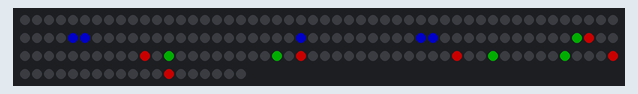
Recording of a sketch running on a simulated Arduino Uno, built with avr-gcc and run on an emulated ATmega328P. Parts: 169 RGB LEDs in strip order, left to right, continuing on the next row. Dim RGB values are drawn brighter than linear; the local clock reads 2024-03-15 10:24:30 at power-on unless the sketch sets it.

Above: at 0.1 s.

The sketch:

IEEE_clock.ino
```cpp
/*
  This code is for an led matrix clock. The leds should be in a square with then lenth of the size being odd. The realtime clock used here is set up as a 24 hour clock.
  note 45 degree angles on the matrix are skiped on the clock. this is to evenly ditribute leds and have each tick actually represent a second
  08/29/2016
*/
#include <Adafruit_NeoPixel.h>
#include <Wire.h>// allows comunication over I2C
#include "RTClib.h"//Real time clock

#define SIZE 13 //Demention of led matrix
#define LED_COUNT pow(SIZE,2)
#define PIN 4//pin that the matrix reads
#define BACKGROUND_COLOR  0x00000//off
#define HOUR_COLOR    0x000064
#define MINUTE_COLOR  0x003200
#define SECONDS_COLOR 0x640000
#define SMILE_COLOR  0x281700

RTC_DS1307 RTC;
Adafruit_NeoPixel leds = Adafruit_NeoPixel(LED_COUNT, PIN, NEO_GRB + NEO_KHZ800); // Create an instance of the Adafruit_NeoPixel class called "leds".

void setup()
{

    Serial.begin(57600);
    Wire.begin();
    RTC.begin();


    // following line sets the RTC to the date & time when this sketch was compiled
    //It must be commented out after setting the time then reuploaded, otherwise the clock will reset if the arduino loses power
   // RTC.adjust(DateTime(__DATE__, __TIME__));

    leds.begin();  // Call this to start up the LED strip.
}

void loop()
{
  DateTime now = RTC.now();
 /* the following section of code displays the date and time according to the real time clock.

    Serial.print(now.year(), DEC);
    Serial.print('/');
    Serial.print(now.month(), DEC);
    Serial.print('/');
    Serial.print(now.day(), DEC);
    Serial.print(' ');
    Serial.print(now.hour(), DEC);
    Serial.print(':');
    Serial.print(now.minute(), DEC);
    Serial.print(':');
    Serial.print(now.second(), DEC);
    Serial.println();
    Serial.println();
 */
   clr(); // The clr function set up the matrix. It also has to be called before any changes to the matrix to clear out the exhisting display
   sec_hand(now.second()); //The sec_hand function displays the second hand of the anolog clock
   min_hand(now.minute()); //The min_hand function displays the minute hand of the anolog clock
   hour_hand(now.hour());  //The hour_hand function displays the hour hand of the anolog clock
   if(now.minute()==0&&now.second()==0) //at the start of every hour the popup function is called
   {
     popups(now.hour());//Pop up function shows a display, curently fed hours to change the eyes based on the time
   }
    leds.show(); //The display will not change until this call is made

}

void sec_hand(double seconds)
{
  int x=0, y=0, i=0, size_changed=0;
  double led_dim=0;
  for(i=0;i<SIZE-1;i=i+2) // this loop runs a total of the amount of leds from the center of the outer most square.
  {
   size_changed=SIZE-i; // size_change is the parimiter of the square and every square inside of it
   led_dim=(size_changed-1)/2; //led_dim is the number of leds in the square to go from the center out at a 90 degree angle
    /*
      The next block of if statements handle all the parts of time. The time is divided up into the 4 15 second position (0, 15, 30, 45) each of those are purpendicular
      lines from the center of the square to the edge. There are 8 more section (1-7, 8-14, 16-22, 23-29, 31-37, 38-44, 46-52, 53-59) The matrix is a cordinate plane when
      the hand is between 0 and 7 y is a constant value of the highest y value possible on that particular square. This also applies for x between 8 and 22, y is the negative
      of this value between 23 to 37, x is a negative of this value for 38 to 52 seconds, and y is this value for 53 to 59 seconds. For the value that is not a constant in each section the
      equation is round((led_dim-1)/7*(seconds-offset)) offset is the one less than the lowest value of seconds for each section, the rest of the funtion is a ratio of leds to seconds
      per section of the square multiplied by the amount of seconds passed in that particular section. There is also a modifier of the led_dim which starts the the hand position in the right spot
      based on its last position.
    */
    if (seconds<=7){
      x=round((led_dim-1)/7*seconds);
      y=led_dim;
    }
    if (seconds>=8&&seconds<=14){
      x=led_dim;
      y=-round((led_dim-1)/7*(seconds-7))+led_dim;
    }
    if (seconds==15){
      x=led_dim;
      y=0;
    }
    if (seconds>=16&&seconds<=22){
      x=led_dim;
      y=-round((led_dim-1)/7*(seconds-15));
    }
     if (seconds>=23&&seconds<=29){
      x=-round((led_dim-1)/7*(seconds-22))+led_dim;
      y=-led_dim;
    }
    if (seconds==30){
      x=0;
      y=-led_dim;
    }
     if (seconds>=31&&seconds<=37){
      x=-round((led_dim-1)/7*(seconds-30));
      y=-led_dim;
    }
    if (seconds>=38&&seconds<=44){
      x=-led_dim;
      y=round((led_dim-1)/7*(seconds-37))-led_dim;
    }
     if (seconds==45){
      x=-led_dim;
      y=0;
    }
    if (seconds>=46&&seconds<=52){
      x=-led_dim;
      y=round((led_dim-1)/7*(seconds-45));
    }
    if (seconds>=53){
      x=round((led_dim-1)/7*(seconds-52))-led_dim;
      y=led_dim;
    }
    leds.setPixelColor(plane(x,y), SECONDS_COLOR);
 }
}

void min_hand(int minutes)
{
  int x=0, y=0, i=0, size_changed=0, shortener=0;
  double led_dim=0;
  for(i=0;i<SIZE-3;i=i+2)
  {
   size_changed=SIZE-i; // size_change is the parimiter of the square and every square inside of it
   shortener=size_changed-1;
   led_dim=(shortener-1)/2; //led_dim is the number of leds in the square to go from the center out at a 90 degree angle

    if (minutes<=7){
      x=round((led_dim-1)/7*minutes);
      y=led_dim;
    }
    if (minutes>=8&&minutes<=14){
      x=led_dim;
      y=led_dim-round((led_dim-1)/7*(minutes-7));
    }
    if (minutes==15){
      x=led_dim;
      y=0;
    }
    if (minutes>=16&&minutes<=22){
      x=led_dim;
      y=-round((led_dim-1)/7*(minutes-15));
    }
     if (minutes>=23&&minutes<=29){
      x=led_dim-round((led_dim-1)/7*(minutes-22));
      y=-led_dim;
    }
    if (minutes==30){
      x=0;
      y=-led_dim;
    }
     if (minutes>=31&&minutes<=37){
      x=-round((led_dim-1)/7*(minutes-30));
      y=-led_dim;
    }
    if (minutes>=38&&minutes<=44){
      x=-led_dim;
      y=-led_dim+round((led_dim-1)/7*(minutes-37));
    }
     if (minutes==45){
      x=-led_dim;
      y=0;
    }
    if (minutes>=46&&minutes<=52){
      x=-led_dim;
      y=round((led_dim-1)/7*(minutes-45));
    }
    if (minutes>=53){
      x=-led_dim+round((led_dim-1)/7*(minutes-52));
      y=led_dim;
    }
    leds.setPixelColor(plane(x,y), MINUTE_COLOR);
 }
}

void hour_hand(int hours)
{
  int x=0, y=0, n=0, dim=0, i=0, side_changed, fade;
  side_changed=SIZE-4;
  if(hours>12) //This takes a 24 hours clock and and turns it to a 12 hour clock.
  {
    hours=hours-12;
  }
  if(hours==0)
  {
    hours=12;
  }
  for(i=0;i<(side_changed+1)/2;i++)
  {
    dim=side_changed-i*2;
    n=(dim-1)/2;
     if (hours==1)
     {
       y=n;
       x=(hours)*(dim*4-2)/12;
     }
     if (hours>=2&&hours<=4)
     {
       x=n;
       y=-(hours-3)*(dim*4-2)/12;
     }
     if (hours>=5&&hours<=7)
     {
       x=-(hours-6)*(dim*4-2)/12;
       y=-n;
     }

     if (hours>=8&&hours<=10)
     {
       x=-n;
       y= (hours-9)*(dim*4-2)/12;
     }
     if (hours>=11)
     {
       y=n;
       x=(hours-12)*(dim*4-2)/12;
     }
  leds.setPixelColor(plane(x,y), HOUR_COLOR);

  }
}


int plane(int x, int y) //This function turns the matrix into a cartisean plane with the center led (0,0), n is the actual psosition of each led and led_array is the cordinate plane.
{
  int i=0, j=0, n=0, adder=0;
  int led_array[SIZE][SIZE];
    for(i=SIZE-1;i>=0;i--)
    {
       if(i%2==0) //this part acounds for stirps laid out in a z like patern (left to right then right to left)
        {
           for(j=0;j<SIZE;j++)
           {
             led_array[i][j]=n;
             n++;
           }
         }
       else
      {

        for(j=SIZE-1;j>=0;j--)
        {
          led_array[i][j]=n;
          n++;
         }
       }
    }
    adder=(SIZE-1)/2;
    x=x+adder;
    y=y+adder;
    return (led_array[y][x]);
}

void clr()
{
  int i=0;
  for(i=0;i<LED_COUNT;i++)
  {
    leds.setPixelColor(i, BACKGROUND_COLOR);
  }
}
void popups(int hour)
{
  clr();
  face(hour);
  leds.show();
  delay (10000);
}
void face(int hour)
{

  eyes( hour);
  nose();
  smile();

}
void smile()// upturned mouth section
{
  leds.setPixelColor(plane(0,-5),  SMILE_COLOR);
  leds.setPixelColor(plane(1,-5),  SMILE_COLOR);
  leds.setPixelColor(plane(-2,-5),  SMILE_COLOR);
  leds.setPixelColor(plane(2,-5),  SMILE_COLOR);
  leds.setPixelColor(plane(-3,-4),  SMILE_COLOR);
  leds.setPixelColor(plane(3,-4),  SMILE_COLOR);
  leds.setPixelColor(plane(-4,-3),  SMILE_COLOR);
  leds.setPixelColor(plane(4,-3),  SMILE_COLOR);
  leds.setPixelColor(plane(-1,-5),  SMILE_COLOR);
  leds.setPixelColor(plane(-5,-2),  SMILE_COLOR);
  leds.setPixelColor(plane(5,-2),  SMILE_COLOR);
}
void eyes(int hour)
{
  if(hour>7)
  {
    leds.setPixelColor(plane(-3,5),  SMILE_COLOR);
    leds.setPixelColor(plane(-3,4),  SMILE_COLOR);
    leds.setPixelColor(plane(-5,5),  SMILE_COLOR);
    leds.setPixelColor(plane(-4,4),  SMILE_COLOR);
    leds.setPixelColor(plane(-5,4),  SMILE_COLOR);
    leds.setPixelColor(plane(-4,5),  SMILE_COLOR);
    leds.setPixelColor(plane(5,5),  SMILE_COLOR);
    leds.setPixelColor(plane(4,4),  SMILE_COLOR);
    leds.setPixelColor(plane(5,4),  SMILE_COLOR);
    leds.setPixelColor(plane(4,5),  SMILE_COLOR);
    leds.setPixelColor(plane(3,5),  SMILE_COLOR);
    leds.setPixelColor(plane(3,4),  SMILE_COLOR);
   }
  leds.setPixelColor(plane(-3,3),  SMILE_COLOR);
  leds.setPixelColor(plane(-5,3),  SMILE_COLOR);
  leds.setPixelColor(plane(-4,3),  SMILE_COLOR);
  leds.setPixelColor(plane(3,3),  SMILE_COLOR);
  leds.setPixelColor(plane(5,3),  SMILE_COLOR);
  leds.setPixelColor(plane(4,3),  SMILE_COLOR);

}
void nose()
{
  leds.setPixelColor(plane(0,0),  SMILE_COLOR);
  leds.setPixelColor(plane(0,-1),  SMILE_COLOR);
  leds.setPixelColor(plane(1,1),  SMILE_COLOR);
  leds.setPixelColor(plane(1,0),  SMILE_COLOR);
  leds.setPixelColor(plane(1,-1),  SMILE_COLOR);
  leds.setPixelColor(plane(-1,-1),  SMILE_COLOR);
}
```
